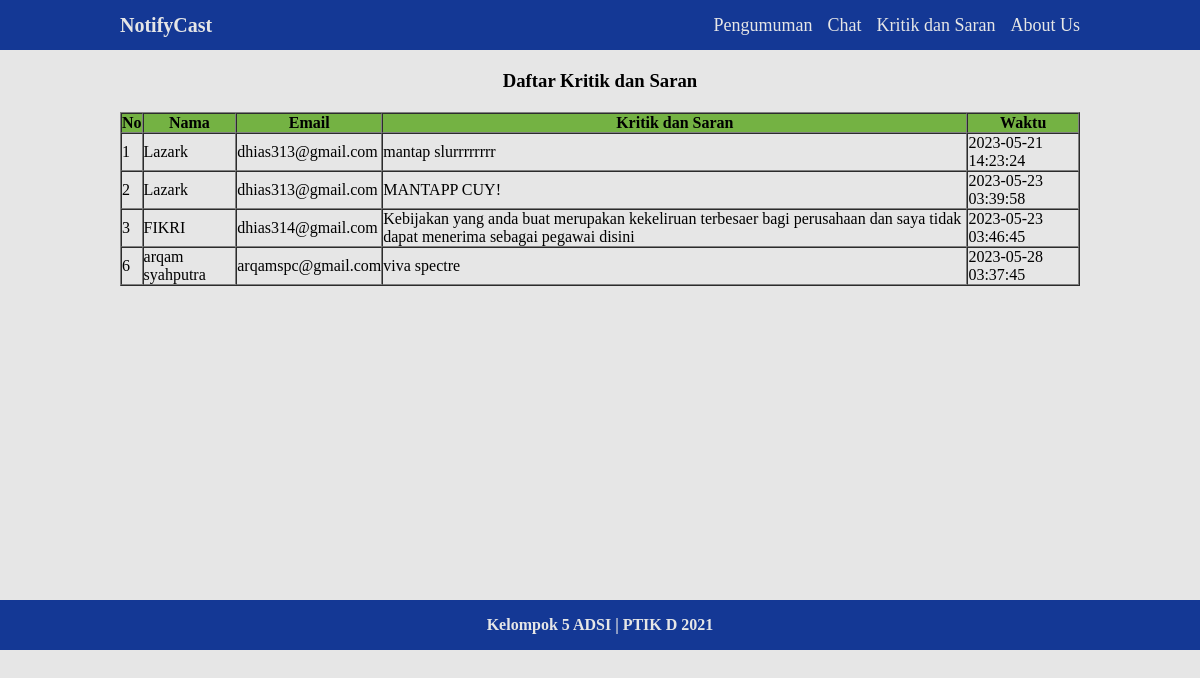
The app's page /tampil_kritik.php with its own data.
### tables this page shows
CREATE TABLE `kritiksaran` (
  `id` int(11) NOT NULL,
  `name` varchar(255) NOT NULL,
  `email` varchar(255) NOT NULL,
  `critic` text NOT NULL,
  `created_at` timestamp NOT NULL DEFAULT current_timestamp()
);

### tampil_kritik.php (the view, shortened to what this page needs)
<?php
include "koneksi.php";
$query = mysqli_query($conn, "SELECT * FROM kritiksaran ORDER BY id ASC");
?>
<!DOCTYPE html>
<html lang="en">
<head>
</head>
<link rel="stylesheet" href="css/style.css">
<link rel="stylesheet" href="css/footer.css">
<link rel="stylesheet" href="css/navbar.css">
<link rel="stylesheet" href="css/kritik.css">
<body>
    <nav class="nav">
        <div class="containerr">
            <div class="logo">
                <a href="">NotifyCast</a>
            </div>
            <div class="navbar">
                <ul>
                    <li><a href="buat_pengumuman.php">Pengumuman</a></li>
                    <li><a href="chat.php">Chat</a></li>
                    <li><a href="kritikSaran.html">Kritik dan Saran</a></li>
                    <li><a href="aboutus.html">About Us</a></li>
                </ul>
            </div>
        </div>
    </nav>
    <div class="kritik-kontent">
        <div class="containerr">
            <div class="judul-isian">
                <h3>Daftar Kritik dan Saran</h3>
            </div>
            <div class="tabel">
                <table class="tabel-isi" border="1" cellspacing="0" width="100%">
                    <tr style="background: #74B243">
                        <th>No</th>
                        <th>Nama</th>
                        <th>Email</th>
                        <th>Kritik dan Saran</th>
                        <th>Waktu</th>
                    </tr>
                    <?php
                    while ($isi = mysqli_fetch_array($query)) {
                        ?>
                        <tr>
                            <td>
                                <?php echo $isi['id'] ?>
                            </td>
                            <td>
                                <?php echo $isi['name'] ?>
                            </td>
                            <td>
                                <?php echo $isi['email'] ?>
                            </td>
                            <td>
                                <?php echo $isi['critic'] ?>
                            </td>
                            <td>
                                <?php echo $isi['created_at'] ?>
                            </td>
                        </tr>
                        <?php $no++;
                    } ?>
                </table>
            </div>
        </div>
    </div>
    <footer class="footer">
        <div class="containerr">
            <p>Kelompok 5 ADSI | PTIK D 2021</p>
        </div>
    </footer>
</body>
</html>

### css/style.css (style rules this page uses)
* { margin: 0; padding: 0; text-decoration: none; }
body { background-color: #E6E6E6; }
.containerr { width: 80%; margin: auto; }

### css/footer.css (style rules this page uses)
.footer { color: #E6E6E6; text-align: center; font-weight: bold; clear: both; }

### css/navbar.css (style rules this page uses)
.nav, .footer { height: 50px; width: 100%; background-color: #143895; line-height: 50px; box-sizing: border-box; text-decoration: none; }
.containerr { text-decoration: none; }
.nav .containerr .navbar ul { float: right; }
.nav .containerr .navbar ul li { list-style: none; float: left; margin-left: 15px; }
.nav .containerr .navbar ul li a { color: #E6E6E6; font-size: 18px; text-decoration: none; }
.nav .containerr .logo { font-size: 20px; float: left; }
.nav .containerr .logo a { color: #E6E6E6; font-weight: bold; text-decoration: none; }

### css/kritik.css (style rules this page uses)
.kritik-kontent { height: 530px; }
.judul-isian { width: 80%; margin: 20px auto; }
.tabel { margin: 20px 0px; }
h3 { text-align: center; }

### records on screen
kritiksaran: id "1", name "Lazark", email "dhias313@gmail.com", critic "mantap slurrrrrrrr", created_at "2023-05-21 14:23:24"
kritiksaran: id "2", name "Lazark", email "dhias313@gmail.com", critic "MANTAPP CUY!", created_at "2023-05-23 03:39:58"
kritiksaran: id "3", name "FIKRI", email "dhias314@gmail.com", critic "Kebijakan yang anda buat merupakan kekeliruan terbesaer bagi perusahaan dan saya tidak dapat menerima sebagai pegawai disini", created_at "2023-05-23 03:46:45"
kritiksaran: id "6", name "arqam syahputra", email "arqamspc@gmail.com", critic "viva spectre", created_at "2023-05-28 03:37:45"
